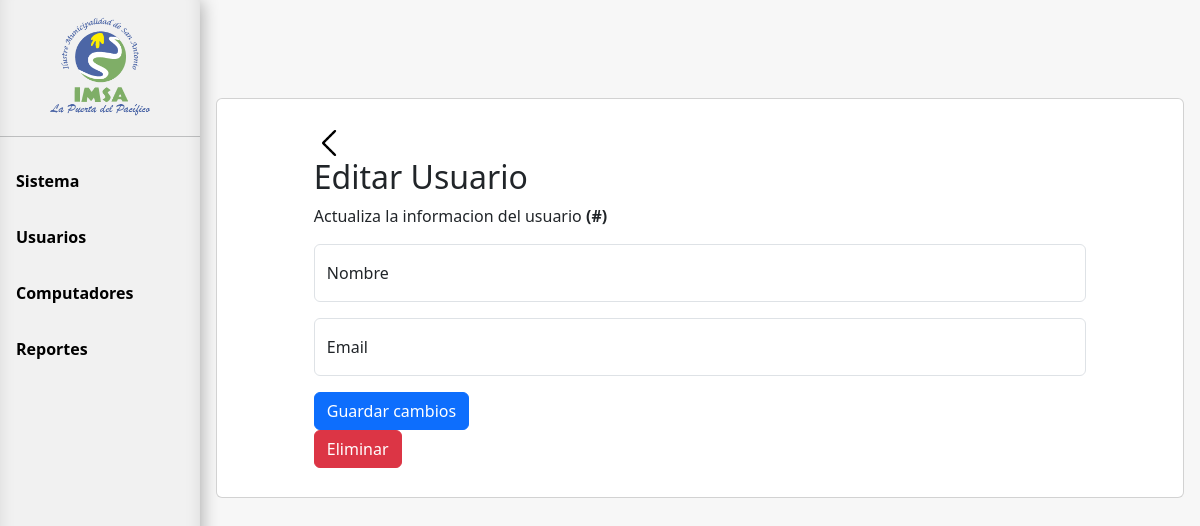
Before: /editar_usuario/1 with the older database file.
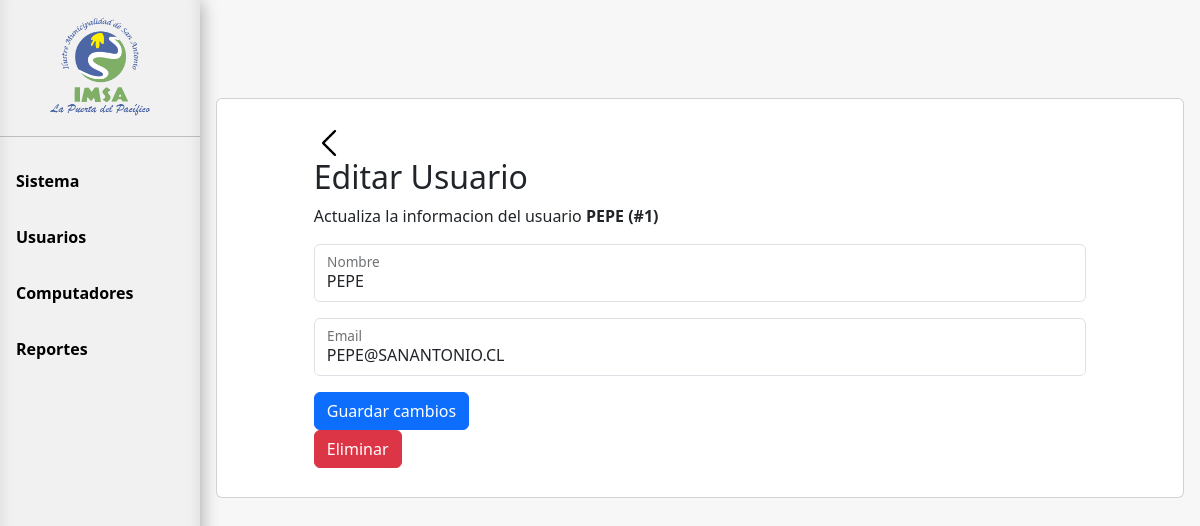
After: the same page with the newer database file.
### tables this page shows
CREATE TABLE Usuario (
    Id_usuario INTEGER PRIMARY KEY AUTOINCREMENT,
    Nombre_user VARCHAR(100),
    Email VARCHAR(100)
);

### app.py (the view)
@app.route('/editar_usuario/<int:id>', methods=['GET'])
def editar_usuario(id):
    conn = get_db_connection()
    use = conn.execute('''
        SELECT *
        FROM Usuario
        WHERE Usuario.Id_usuario = ?
    ''', (id,)).fetchone()
    conn.close()
    return render_template('editar_usuario.html', use=use)

### app.py (called while the page is built)
def get_db_connection():
    conn = sqlite3.connect('database.db')
    conn.row_factory = sqlite3.Row
    return conn

### templates/editar_usuario.html (shortened to what this page needs)
{% extends 'base.html' %}
{% block head %}
<link rel="stylesheet" href="{{ url_for('static', filename='css/style_editar_usuario.css')}}">
{% endblock %}
{% block content %}
<div class="card text-start mb-3">
    <div class="bodyBack">
        <a id="botonBack" href="{{url_for('usuarios')}}" aria-valuetext="a"><img id="imgBack" src="{{ url_for('static', filename='img/icon-back.png')}}" alt="icon-back" width="30px"></a>
    </div>
    <form id="editForm" method="post" action="{{ url_for('editar_usuario_form') }}">
        <div class="modal-body">
            <h2>Editar Usuario</h2>
            <p>Actualiza la informacion del usuario <b>{{ use['Nombre_user'] }} (#{{ use['Id_usuario'] }}) </b></p>
            <div class="form-floating mb-3">
                <input type="text" id="nombre_usuario" name="nombre_usuario" class="form-control" placeholder="" value="{{ use['Nombre_user'] }}">
                <label for="nombre_usuario">Nombre</label>
            </div>
            <div class="form-floating mb-3">
                <input type="email" id="email" name="email" class="form-control" placeholder="" value="{{ use['Email'] }}">
                <label for="email">Email</label>
            </div>
        </div>
        <div class="Botones_editarUsuario">
            <div class="botones">
                <button id="guardar" type="submit" class="btn btn-primary" onclick="document.getElementById('action').value='save';">Guardar cambios</button>
            </div>
            <div class="BotonEliminar">
                <button type="submit" class="btn btn-danger" onclick="document.getElementById('action').value='delete';">Eliminar</button>
            </div>
        </div>
    </form>
</div>
{% endblock %}

### templates/base.html (shortened to what this page needs)
<!doctype html>
<html lang="en">
<head>
  {% block head %} {% endblock %}
  <link rel="stylesheet" href="{{ url_for('static', filename='css/style_base.css') }}">
  <link href="https://cdn.jsdelivr.net/npm/bootstrap@5.3.3/dist/css/bootstrap.min.css" rel="stylesheet"
>
</head>
<body>
  <div class="sidebar">
    <div class="tituloMenu">
      <img src="{{ url_for('static', filename='img/logo.png') }}" alt="Logo-IMSA" width="100px">
    </div>
    <hr>
    <a href="{{ url_for('index') }}" class="{% if request.endpoint == 'index' %}active{% endif %}">
       <b>Sistema</b></a>
    <a href="{{ url_for('usuarios') }}" class="{% if request.endpoint == 'usuarios' %}active{% endif %}">
       <b>Usuarios</b></a>
    <a href="{{ url_for('computadores') }}" class="{% if request.endpoint == 'computadores' %}active{% endif %}">
       <b>Computadores</b></a>
    <a href="#" class="{% if request.endpoint == '#' %}active{% endif %}">
       <b>Reportes</b></a>
  </div>
  <div class="content">
    {% block content %} {% endblock %}
  </div>
</body>
</html>

### static/css/style_editar_usuario.css (style rules this page uses)
.card { margin-top: 10%; padding: 3% 10% 3% 10%; }

### static/css/style_base.css (style rules this page uses)
body { margin: 0; font-family: "Lato", sans-serif; }
.content { background-color: #f7f7f7; }
.tituloMenu { display: flex; flex-direction: column; margin-top: 10px; margin-bottom: 10px; align-items: center; height: 11%; }
.sidebar { margin: 0; padding: 0; width: 200px; background-color: #f1f1f1; position: fixed; height: 100%; overflow: auto; box-shadow: inset 0 -1em 1em rgba(0, 0, 0, 0.1), 0.1em 0.1em 1em rgba(0, 0, 0, 0.3); }
.sidebar a { display: block; color: black; padding: 16px; text-decoration: none; }
div.content { margin-left: 200px; padding: 1px 16px; height: 1000px; }

Changed rows visible on the page:
added Usuario: Nombre_user "PEPE", Id_usuario "1", nombre_usuario "PEPE", email "PEPE@SANANTONIO.CL"
